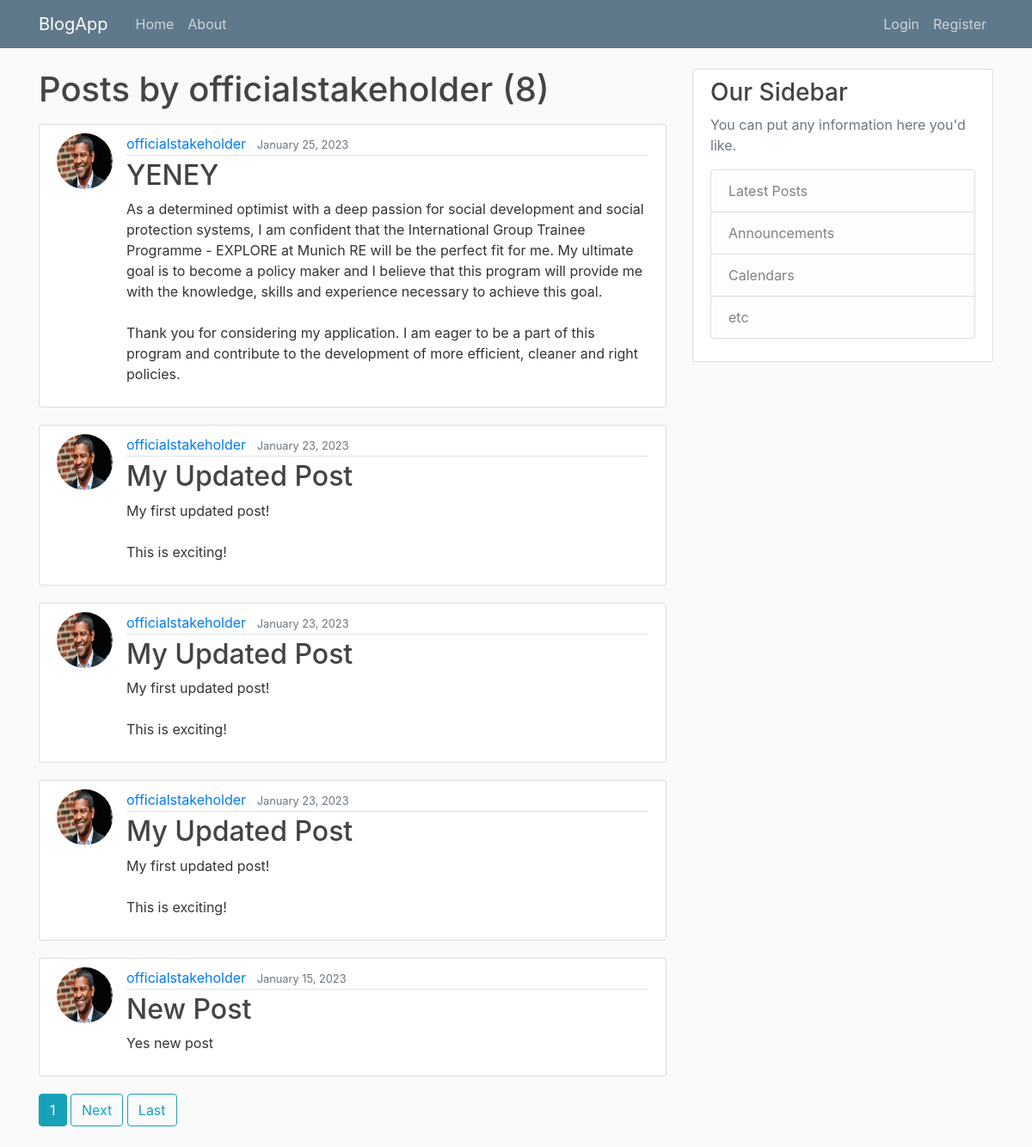
Screenshot of /user/officialstakeholder with the database file from the repository.
### blog/models.py (models this page shows, shortened)
class Post(models.Model):
    title = models.CharField(max_length=100)
    content = models.TextField()
    date_posted = models.DateTimeField(default=timezone.now)
    author = models.ForeignKey(User, on_delete=models.CASCADE)

### users/models.py (models this page shows, shortened)
class Profile(models.Model):
    user = models.OneToOneField(User, on_delete = models.CASCADE)
    image = models.ImageField(default ='default.jpeg', upload_to = 'profile_pics')

### blog/views.py (the view)
# urls.py: path('user/<str:username>', UserPostListView.as_view(), name= 'user-posts'),
class UserPostListView(ListView):
    model = Post
    template_name = 'blog/user_posts.html'
    context_object_name = 'posts'
    paginate_by = 5
    def get_queryset(self):
        user =get_object_or_404(User, username = self.kwargs.get('username'))
        return Post.objects.filter(author=user).order_by('-date_posted')

### blog/templates/blog/user_posts.html (shortened to what this page needs)
{% extends "blog/base.html" %} {% block content1 %}
<h1 class="mb-3 ">
    Posts by {{view.kwargs.username}} ({{page_obj.paginator.count}})</h1>
{% for post in posts %}
<article class="media content-section">
    <img class="rounded-circle article-img" src="{{post.author.profile.image.url}}" alt="">
    <div class="media-body">
        <div class="article-metadata">
            <a class="mr-2" href="{% url 'user-posts' post.author.username %}">{{ post.author }}</a>
            <small class="text-muted">{{ post.date_posted|date:"F d, Y "}}</small>
        </div>
        <h2><a class="article-title" href="{% url 'post-detail' post.id %}">{{ post.title }}</a></h2>
        <p class="article-content">{{ post.content }}</p>
    </div>
</article>
{% endfor %}
{% if is_paginated %}  {% for num in page_obj.paginator.page_range %} {% if page_obj.number == num %}
<a class="btn btn-info mb-4" href="?page={{ num }}">{{ num }}</a>
{% endif %} {% endfor %} {% if page_obj.has_next %}
<a class="btn btn-outline-info mb-4" href="?page={{ page_obj.next_page_number }}">Next</a>
<a class="btn btn-outline-info mb-4" href="?page={{ page_obj.paginator.num_pages }}">Last</a> {% endif %} {% endif %}
{% endblock content1 %}

### blog/static/blog/main.css (style rules this page uses)
body { background: #fafafa; color: #333333; margin-top: 5rem; }
h1, h2, h3, h4, h5, h6 { color: #444444; }
.content-section { background: #ffffff; padding: 10px 20px; border: 1px solid #dddddd; border-radius: 3px; margin-bottom: 20px; }
.article-title { color: #444444; }
.article-content { white-space: pre-line; }
.article-img { height: 65px; width: 65px; margin-right: 16px; }
.article-metadata { padding-bottom: 1px; margin-bottom: 4px; border-bottom: 1px solid #e3e3e3 }

### rows the page displays
Post: author.profile.image (picture), author "officialstakeholder", date_posted "January 25, 2023", title "YENEY", content "As a determined optimist with a deep passion for social development and social protection systems, I am confident that the International Group Trainee Programme - EXPLORE at Munich RE will be the perfect fit for me. My ultimate goal is to become a policy maker and I believe that this program will provide me with the knowledge, skills and experience necessary to achieve this goal. Thank you for considering my application. I am eager to be a part of this program and contribute to the development of more efficient, cleaner and right policies."
Post: author.profile.image (picture), author "officialstakeholder", date_posted "January 23, 2023", title "My Updated Post", content "My first updated post! This is exciting!"
Post: author.profile.image (picture), author "officialstakeholder", date_posted "January 23, 2023", title "My Updated Post", content "My first updated post! This is exciting!"
Post: author.profile.image (picture), author "officialstakeholder", date_posted "January 23, 2023", title "My Updated Post", content "My first updated post! This is exciting!"
Post: author.profile.image (picture), author "officialstakeholder", date_posted "January 15, 2023", title "New Post", content "Yes new post"

### other values shown
{{ view.kwargs.username }} "officialstakeholder"
{{ page_obj.paginator.count }} "8"
{{ num }} "1"
